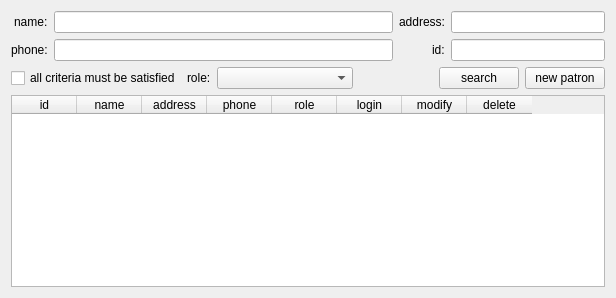
     <widget class="QWidget" name="tab_patrons">
      <attribute name="title">
       <string>patrons</string>
      </attribute>
      <layout class="QVBoxLayout" name="verticalLayout_4">
       <item>
        <layout class="QHBoxLayout" name="horizontalLayout_32">
         <item>
          <layout class="QVBoxLayout" name="verticalLayout_2">
           <item>
            <layout class="QFormLayout" name="formLayout">
             <property name="labelAlignment">
              <set>Qt::AlignRight|Qt::AlignTrailing|Qt::AlignVCenter</set>
             </property>
             <item row="0" column="0">
              <widget class="QLabel" name="label_16">
               <property name="text">
                <string>name:</string>
               </property>
              </widget>
             </item>
             <item row="0" column="1">
              <widget class="QLineEdit" name="line_patrons_name">
               <property name="sizePolicy">
                <sizepolicy hsizetype="MinimumExpanding" vsizetype="Fixed">
                 <horstretch>0</horstretch>
                 <verstretch>0</verstretch>
                </sizepolicy>
               </property>
               <property name="minimumSize">
                <size>
                 <width>226</width>
                 <height>0</height>
                </size>
               </property>
              </widget>
             </item>
             <item row="1" column="0">
              <widget class="QLabel" name="label_12">
               <property name="text">
                <string>phone:</string>
               </property>
              </widget>
             </item>
             <item row="1" column="1">
              <widget class="QLineEdit" name="line_patrons_phone">
               <property name="sizePolicy">
                <sizepolicy hsizetype="MinimumExpanding" vsizetype="Fixed">
                 <horstretch>0</horstretch>
                 <verstretch>0</verstretch>
                </sizepolicy>
               </property>
               <property name="minimumSize">
                <size>
                 <width>226</width>
                 <height>0</height>
                </size>
               </property>
              </widget>
             </item>
            </layout>
           </item>
           <item>
            <layout class="QHBoxLayout" name="horizontalLayout_2">
             <item>
              <widget class="QCheckBox" name="checkbox_patrons_criteria">
               <property name="text">
                <string>all criteria must be satisfied</string>
               </property>
              </widget>
             </item>
             <item>
              <layout class="QHBoxLayout" name="horizontalLayout_33">
               <item>
                <widget class="QLabel" name="label_31">
                 <property name="text">
                  <string>role:</string>
                 </property>
                </widget>
               </item>
               <item>
                <widget class="QComboBox" name="combobox_role_patros">
                 <property name="sizePolicy">
                  <sizepolicy hsizetype="Maximum" vsizetype="Fixed">
                   <horstretch>0</horstretch>
                   <verstretch>0</verstretch>
                  </sizepolicy>
                 </property>
                 <property name="layoutDirection">
                  <enum>Qt::LeftToRight</enum>
                 </property>
                 <item>
                  <property name="text">
                   <string/>
                  </property>
                 </item>
                 <item>
                  <property name="text">
                   <string>Student</string>
                  </property>
                 </item>
                 <item>
                  <property name="text">
                   <string>Instructor</string>
                  </property>
                 </item>
                 <item>
                  <property name="text">
                   <string>Technical Assistant</string>
                  </property>
                 </item>
                 <item>
                  <property name="text">
                   <string>Professor</string>
                  </property>
                 </item>
                 <item>
                  <property name="text">
                   <string>Visiting professor</string>
                  </property>
                 </item>
                </widget>
               </item>
              </layout>
             </item>
             <item>
              <spacer name="horizontalSpacer_15">
               <property name="orientation">
                <enum>Qt::Horizontal</enum>
               </property>
               <property name="sizeHint" stdset="0">
                <size>
                 <width>40</width>
                 <height>20</height>
                </size>
               </property>
              </spacer>
             </item>
            </layout>
           </item>
          </layout>
         </item>
         <item>
          <layout class="QVBoxLayout" name="verticalLayout">
           <item>
            <layout class="QFormLayout" name="formLayout_2">
             <property name="labelAlignment">
              <set>Qt::AlignRight|Qt::AlignTrailing|Qt::AlignVCenter</set>
             </property>
             <item row="0" column="0">
              <widget class="QLabel" name="label_17">
               <property name="text">
                <string>address:</string>
               </property>
              </widget>
             </item>
             <item row="0" column="1">
              <widget class="QLineEdit" name="line_patrons_address"/>
             </item>
             <item row="1" column="0">
              <widget class="QLabel" name="label_14">
               <property name="text">
                <string>id:</string>
               </property>
              </widget>
             </item>
             <item row="1" column="1">
              <widget class="QLineEdit" name="line_patrons_id"/>
             </item>
            </layout>
           </item>
           <item>
            <layout class="QHBoxLayout" name="horizontalLayout">
             <item>
              <spacer name="horizontalSpacer_2">
               <property name="orientation">
                <enum>Qt::Horizontal</enum>
               </property>
               <property name="sizeHint" stdset="0">
                <size>
                 <width>40</width>
                 <height>20</height>
                </size>
               </property>
              </spacer>
             </item>
             <item>
              <widget class="QPushButton" name="button_search_patrons">
               <property name="text">
                <string>search</string>
               </property>
              </widget>
             </item>
             <item>
              <widget class="QPushButton" name="button_new_patron">
               <property name="text">
                <string>new patron</string>
               </property>
              </widget>
             </item>
            </layout>
           </item>
          </layout>
         </item>
        </layout>
       </item>
       <item>
        <widget class="QTableWidget" name="table_patrons">
         <attribute name="horizontalHeaderDefaultSectionSize">
          <number>65</number>
         </attribute>
         <column>
          <property name="text">
           <string>id</string>
          </property>
         </column>
         <column>
          <property name="text">
           <string>name</string>
          </property>
         </column>
         <column>
          <property name="text">
           <string>address</string>
          </property>
         </column>
         <column>
          <property name="text">
           <string>phone</string>
          </property>
         </column>
         <column>
          <property name="text">
           <string>role</string>
          </property>
         </column>
         <column>
          <property name="text">
           <string>login</string>
          </property>
         </column>
         <column>
          <property name="text">
           <string>modify</string>
          </property>
         </column>
         <column>
          <property name="text">
           <string>delete</string>
          </property>
         </column>
        </widget>
       </item>
      </layout>
     </widget>
